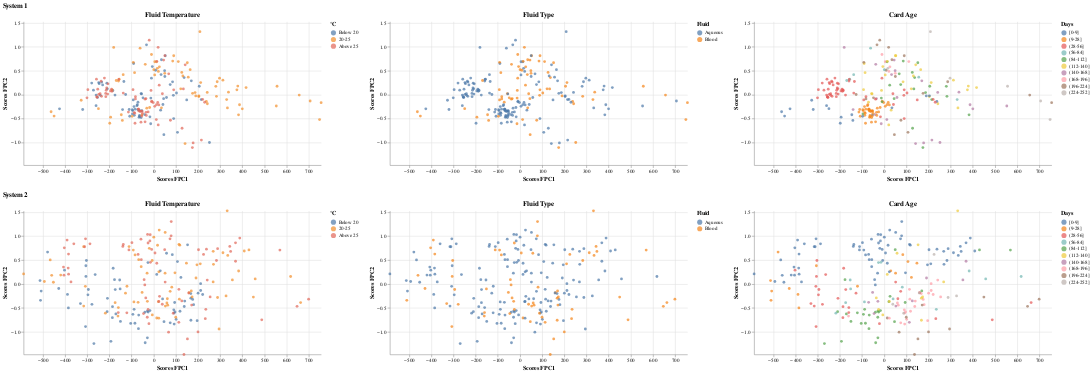

The notebook cell this image was saved under:
### Markdown cell above
### System 1 versus System 2: Sensor A - Sample Window

### Code cell
pc_scores_s1_A_sample_window, pc_scores_s2_A_sample_window,fpca_s1_A_sample_window,fpca_s2_A_sample_window = fpca_two_inputs(A1_sample_window_combine_balanced.iloc[:,:-6], A2_sample_window_combine_balanced.iloc[:,:-6], color_fpc1_s1='tab:blue', color_fpc2_s1='tab:cyan', color_fpc1_s2='tab:orange', color_fpc2_s2='gold')
print("--------------------------------------------------- Bootstrap -------------------------------------------------------------------------------------------")
as1,as2 = bootstrap(A1_sample_window_combine_balanced, A2_sample_window_combine_balanced,"A","sample_window",features="FluidTempBin")
print("--------------------------------------------------- PCA Scores -------------------------------------------------------------------------------------------")
create_pc_scores_plots(pc_scores_s1_A_sample_window, pc_scores_s2_A_sample_window, A1_sample_window_combine_balanced, A2_sample_window_combine_balanced,features="FluidTempBin")

### Figure 1 — Vega-Lite specification as saved in the notebook (floating-point values rounded to 4 significant figures; data arrays with more than 128 entries replaced by an {"elided": "..."} marker saying what was removed)
{"config": {"view": {"continuousWidth": 300, "continuousHeight": 300, "stroke": null}}, "vconcat": [{"hconcat": [{"mark": {"type": "circle"}, "encoding": {"color": {"field": "FluidTempBin", "scale": {"domain": ["Below 20", "20-25", "Above 25"], "range": ["#4e79a7", "#f28e2b", "#e16759"]}, "sort": ["Below 20", "20-25", "Above 25"], "title": "°C", "type": "ordinal"}, "tooltip": [{"field": "TestID", "type": "quantitative"}, {"field": "PC1_Scores", "type": "quantitative"}, {"field": "PC2_Scores", "type": "quantitative"}, {"field": "FluidTempBin", "title": "Fluid Temperature", "type": "ordinal"}], "x": {"field": "PC1_Scores", "scale": {"domain": [-587.1, 755.3]}, "title": "Scores FPC1", "type": "quantitative"}, "y": {"field": "PC2_Scores", "scale": {"domain": [-1.476, 1.531]}, "title": "Scores FPC2", "type": "quantitative"}}, "height": 280, "title": "Fluid Temperature", "width": 580}, {"mark": {"type": "circle"}, "encoding": {"color": {"field": "FluidTypeBin", "scale": {"scheme": "tableau10"}, "title": "Fluid", "type": "nominal"}, "tooltip": [{"field": "TestID", "type": "quantitative"}, {"field": "PC1_Scores", "type": "quantitative"}, {"field": "PC2_Scores", "type": "quantitative"}, {"field": "FluidTypeBin", "title": "Fluid Type", "type": "nominal"}], "x": {"field": "PC1_Scores", "scale": {"domain": [-587.1, 755.3]}, "title": "Scores FPC1", "type": "quantitative"}, "y": {"field": "PC2_Scores", "scale": {"domain": [-1.476, 1.531]}, "title": "Scores FPC2", "type": "quantitative"}}, "height": 280, "title": "Fluid Type", "width": 580}, {"mark": {"type": "circle"}, "encoding": {"color": {"field": "CardAgeBin", "scale": {"scheme": "tableau10"}, "sort": ["[0-9]", "(9-28]", "(28-56]", "(56-84]", "(84-112]", "(112-140]", "(140-168]", "(168-196]", "(196-224]", "(224-252]"], "title": "Days", "type": "ordinal"}, "tooltip": [{"field": "TestID", "type": "quantitative"}, {"field": "PC1_Scores", "type": "quantitative"}, {"field": "PC2_Scores", "type": "quantitative"}, {"field": "CardAgeBin", "title": "Card Age", "type": "ordinal"}], "x": {"field": "PC1_Scores", "scale": {"domain": [-587.1, 755.3]}, "title": "Scores FPC1", "type": "quantitative"}, "y": {"field": "PC2_Scores", "scale": {"domain": [-1.476, 1.531]}, "title": "Scores FPC2", "type": "quantitative"}}, "height": 280, "title": "Card Age", "width": 580}], "data": {"name": "data-83b110b2b954cbbe7803b3fcc26e0036"}, "resolve": {"scale": {"color": "independent"}}, "title": "System 1"}, {"hconcat": [{"mark": {"type": "circle"}, "encoding": {"color": {"field": "FluidTempBin", "scale": {"domain": ["Below 20", "20-25", "Above 25"], "range": ["#4e79a7", "#f28e2b", "#e16759"]}, "sort": ["Below 20", "20-25", "Above 25"], "title": "°C", "type": "ordinal"}, "tooltip": [{"field": "TestID", "type": "quantitative"}, {"field": "PC1_Scores", "type": "quantitative"}, {"field": "PC2_Scores", "type": "quantitative"}, {"field": "FluidTempBin", "title": "Fluid Temperature", "type": "ordinal"}], "x": {"field": "PC1_Scores", "scale": {"domain": [-587.1, 755.3]}, "title": "Scores FPC1", "type": "quantitative"}, "y": {"field": "PC2_Scores", "scale": {"domain": [-1.476, 1.531]}, "title": "Scores FPC2", "type": "quantitative"}}, "height": 280, "title": "Fluid Temperature", "width": 580}, {"mark": {"type": "circle"}, "encoding": {"color": {"field": "FluidTypeBin", "scale": {"scheme": "tableau10"}, "title": "Fluid", "type": "nominal"}, "tooltip": [{"field": "TestID", "type": "quantitative"}, {"field": "PC1_Scores", "type": "quantitative"}, {"field": "PC2_Scores", "type": "quantitative"}, {"field": "FluidTypeBin", "title": "Fluid Type", "type": "nominal"}], "x": {"field": "PC1_Scores", "scale": {"domain": [-587.1, 755.3]}, "title": "Scores FPC1", "type": "quantitative"}, "y": {"field": "PC2_Scores", "scale": {"domain": [-1.476, 1.531]}, "title": "Scores FPC2", "type": "quantitative"}}, "height": 280, "title": "Fluid Type", "width": 580}, {"mark": {"type": "circle"}, "encoding": {"color": {"field": "CardAgeBin", "scale": {"scheme": "tableau10"}, "sort": ["[0-9]", "(9-28]", "(28-56]", "(56-84]", "(84-112]", "(112-140]", "(140-168]", "(168-196]", "(196-224]", "(224-252]"], "title": "Days", "type": "ordinal"}, "tooltip": [{"field": "TestID", "type": "quantitative"}, {"field": "PC1_Scores", "type": "quantitative"}, {"field": "PC2_Scores", "type": "quantitative"}, {"field": "CardAgeBin", "title": "Card Age", "type": "ordinal"}], "x": {"field": "PC1_Scores", "scale": {"domain": [-587.1, 755.3]}, "title": "Scores FPC1", "type": "quantitative"}, "y": {"field": "PC2_Scores", "scale": {"domain": [-1.476, 1.531]}, "title": "Scores FPC2", "type": "quantitative"}}, "height": 280, "title": "Card Age", "width": 580}], "data": {"name": "data-b48971dc67f9e871b0ab13089d18a243"}, "resolve": {"scale": {"color": "independent"}}, "title": "System 2"}], "$schema": "https://vega.github.io/schema/vega-lite/v5.16.3.json", "datasets": {"data-83b110b2b954cbbe7803b3fcc26e0036": {"elided": "216 records"}, "data-b48971dc67f9e871b0ab13089d18a243": {"elided": "216 records"}}}
